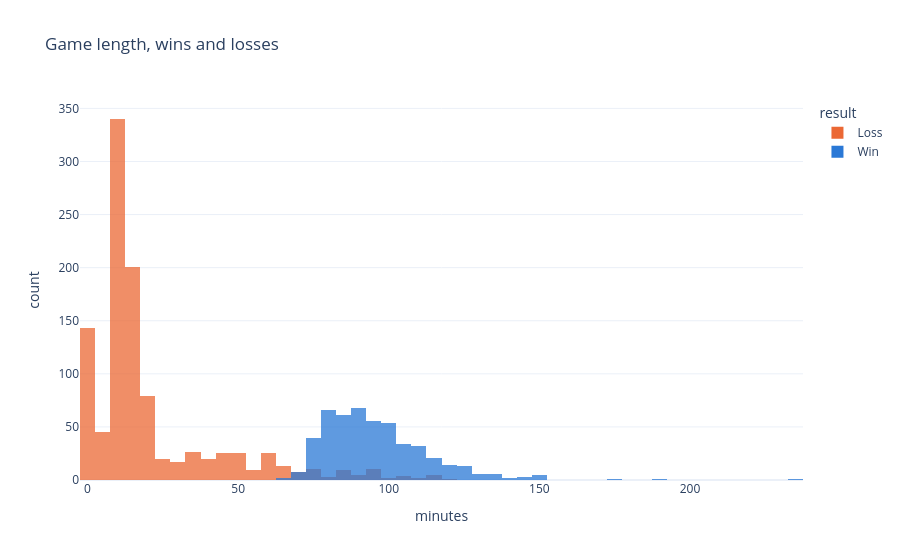

Source (notebook cell):
### Markdown cell above
### How long the games last

The losses that end early are the timings of the computers that were not held, the long games
are won or lost later.

### Code cell
fig = px.histogram(games.with_columns((pl.col("duration") / 60).alias("minutes")), x="minutes", color="result",
                   nbins=60, barmode="overlay", opacity=0.75, template=TEMPLATE, color_discrete_map=RESULT_COLORS,
                   title="Game length, wins and losses")
fig.show()

(
    games.lazy()
    .with_columns(pl.col("duration").truediv(60).cut([10, 15, 20, 30, 45, 60]).alias("minutes"))
    .group_by("minutes")
    .agg(pl.len().alias("games"), (pl.col("result") == "Win").mean().round(3).alias("win_rate"))
    .sort("minutes")
    .collect()
)

### Figure 1 — Plotly figure (JSON) as saved in the notebook; plotly's stock layout.template omitted (floating-point values rounded to 4 significant figures; data arrays with more than 128 entries replaced by an {"elided": "..."} marker saying what was removed)
{"data": [{"bingroup": "x", "hovertemplate": "result=Loss<br>minutes=%{x}<br>count=%{y}<extra></extra>", "legendgroup": "Loss", "marker": {"color": "#eb6834", "opacity": 0.75, "pattern": {"shape": ""}}, "name": "Loss", "nbinsx": 60, "orientation": "v", "showlegend": true, "type": "histogram", "x": {"elided": "1047 float values"}, "xaxis": "x", "yaxis": "y"}, {"bingroup": "x", "hovertemplate": "result=Win<br>minutes=%{x}<br>count=%{y}<extra></extra>", "legendgroup": "Win", "marker": {"color": "#2a78d6", "opacity": 0.75, "pattern": {"shape": ""}}, "name": "Win", "nbinsx": 60, "orientation": "v", "showlegend": true, "type": "histogram", "x": {"elided": "494 float values"}, "xaxis": "x", "yaxis": "y"}], "layout": {"barmode": "overlay", "legend": {"title": {"text": "result"}, "tracegroupgap": 0}, "title": {"text": "Game length, wins and losses"}, "xaxis": {"anchor": "y", "domain": [0.0, 1.0], "title": {"text": "minutes"}}, "yaxis": {"anchor": "x", "domain": [0.0, 1.0], "title": {"text": "count"}}}}
